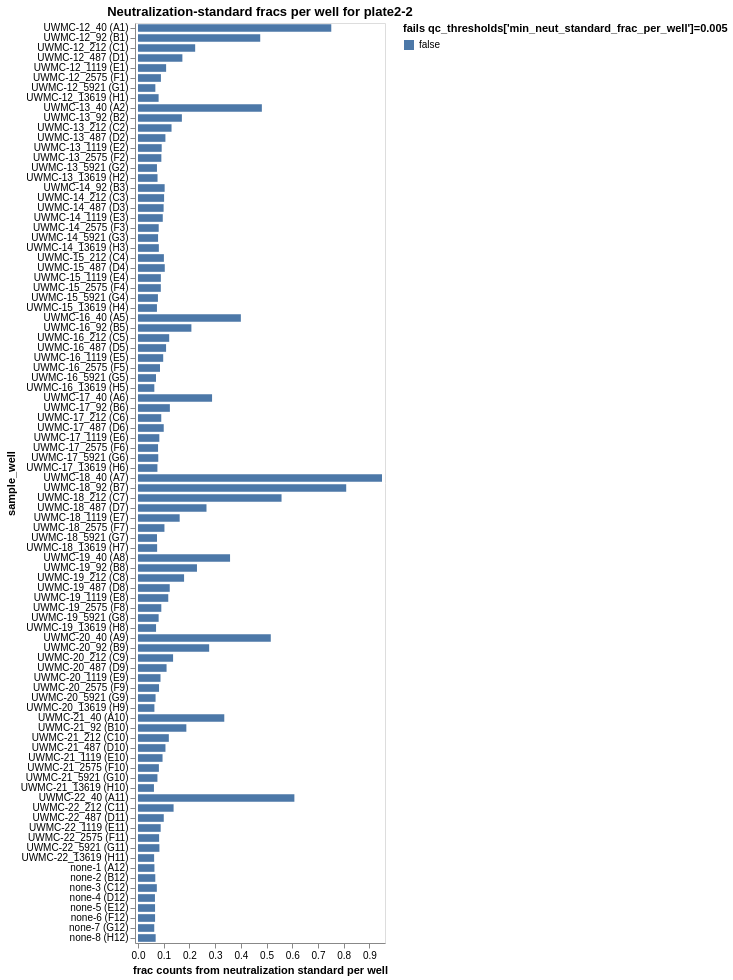

This figure's notebook cell:
### Markdown cell above
## Fraction of counts from neutralization standard
Determine the fraction of counts from the neutralization standard in each sample, and make sure this fraction passess the QC threshold.

### Code cell
neut_standard_fracs = (
    counts.assign(
        neut_standard_count=lambda x: x["count"] * x["neut_standard"].astype(int)
    )
    .groupby(
        ["well", "serum_replicate", "sample_well"],
        dropna=False,
        as_index=False,
    )
    .aggregate(
        total_count=pd.NamedAgg("count", "sum"),
        neut_standard_count=pd.NamedAgg("neut_standard_count", "sum"),
    )
    .assign(
        neut_standard_frac=lambda x: x["neut_standard_count"] / x["total_count"],
        fails_qc=lambda x: (
            x["neut_standard_frac"] < qc_thresholds["min_neut_standard_frac_per_well"]
        ),
    )
)

neut_standard_fracs_chart = (
    alt.Chart(neut_standard_fracs)
    .add_params(serum_selection)
    .transform_filter(serum_selection)
    .encode(
        alt.X(
            "neut_standard_frac",
            title="frac counts from neutralization standard per well",
            scale=alt.Scale(nice=False, padding=3),
        ),
        alt.Y("sample_well", sort=sample_wells),
        alt.Color(
            "fails_qc",
            title=f"fails {qc_thresholds['min_neut_standard_frac_per_well']=}",
            legend=alt.Legend(titleLimit=500),
        ),
        tooltip=[
            alt.Tooltip(c, format=".3g") if neut_standard_fracs[c].dtype == float else c
            for c in neut_standard_fracs.columns
        ],
    )
    .mark_bar(height={"band": 0.85})
    .properties(
        height=alt.Step(10),
        width=250,
        title=f"Neutralization-standard fracs per well for {plate}",
    )
    .configure_axis(grid=False)
    .configure_legend(titleLimit=1000)
)

display(neut_standard_fracs_chart)

### Figure 1 — Vega-Lite specification as saved in the notebook (floating-point values rounded to 4 significant figures; data arrays with more than 128 entries replaced by an {"elided": "..."} marker saying what was removed)
{"config": {"view": {"continuousWidth": 300, "continuousHeight": 300}, "axis": {"grid": false}, "legend": {"titleLimit": 1000}}, "data": {"name": "data-386d30015a6f11c57cd5ae0dfd778e05"}, "mark": {"type": "bar", "height": {"band": 0.85}}, "encoding": {"color": {"field": "fails_qc", "legend": {"titleLimit": 500}, "title": "fails qc_thresholds['min_neut_standard_frac_per_well']=0.005", "type": "nominal"}, "tooltip": [{"field": "well", "type": "nominal"}, {"field": "serum_replicate", "type": "nominal"}, {"field": "sample_well", "type": "nominal"}, {"field": "total_count", "type": "quantitative"}, {"field": "neut_standard_count", "type": "quantitative"}, {"field": "neut_standard_frac", "format": ".3g", "type": "quantitative"}, {"field": "fails_qc", "type": "nominal"}], "x": {"field": "neut_standard_frac", "scale": {"nice": false, "padding": 3}, "title": "frac counts from neutralization standard per well", "type": "quantitative"}, "y": {"field": "sample_well", "sort": {"elided": "480 str values"}, "type": "nominal"}}, "height": {"step": 10}, "params": [{"name": "param_1", "select": {"type": "point", "fields": ["serum_replicate"]}, "bind": {"input": "select", "options": [null, "UWMC-12", "UWMC-13", "UWMC-14", "UWMC-15", "UWMC-16", "UWMC-17", "UWMC-18", "UWMC-19", "UWMC-20", "UWMC-21", "UWMC-22", "none-1", "none-2", "none-3", "none-4", "none-5", "none-6", "none-7", "none-8"], "labels": ["all", "UWMC-12", "UWMC-13", "UWMC-14", "UWMC-15", "UWMC-16", "UWMC-17", "UWMC-18", "UWMC-19", "UWMC-20", "UWMC-21", "UWMC-22", "none-1", "none-2", "none-3", "none-4", "none-5", "none-6", "none-7", "none-8"], "name": "serum"}}], "title": "Neutralization-standard fracs per well for plate2-2", "transform": [{"filter": {"param": "param_1"}}], "width": 250, "$schema": "https://vega.github.io/schema/vega-lite/v5.20.1.json", "datasets": {"data-386d30015a6f11c57cd5ae0dfd778e05": [{"well": "A1", "serum_replicate": "UWMC-12", "sample_well": "UWMC-12_40 (A1)", "total_count": 453179, "neut_standard_count": 340645, "neut_standard_frac": 0.7517, "fails_qc": false}, {"well": "A10", "serum_replicate": "UWMC-21", "sample_well": "UWMC-21_40 (A10)", "total_count": 350068, "neut_standard_count": 117472, "neut_standard_frac": 0.3356, "fails_qc": false}, {"well": "A11", "serum_replicate": "UWMC-22", "sample_well": "UWMC-22_40 (A11)", "total_count": 1069916, "neut_standard_count": 650702, "neut_standard_frac": 0.6082, "fails_qc": false}, {"well": "A12", "serum_replicate": "none-1", "sample_well": "none-1 (A12)", "total_count": 3166566, "neut_standard_count": 202371, "neut_standard_frac": 0.06391, "fails_qc": false}, {"well": "A2", "serum_replicate": "UWMC-13", "sample_well": "UWMC-13_40 (A2)", "total_count": 609985, "neut_standard_count": 293825, "neut_standard_frac": 0.4817, "fails_qc": false}, {"well": "A5", "serum_replicate": "UWMC-16", "sample_well": "UWMC-16_40 (A5)", "total_count": 1290617, "neut_standard_count": 516263, "neut_standard_frac": 0.4, "fails_qc": false}, {"well": "A6", "serum_replicate": "UWMC-17", "sample_well": "UWMC-17_40 (A6)", "total_count": 899702, "neut_standard_count": 259153, "neut_standard_frac": 0.288, "fails_qc": false}, {"well": "A7", "serum_replicate": "UWMC-18", "sample_well": "UWMC-18_40 (A7)", "total_count": 805539, "neut_standard_count": 764408, "neut_standard_frac": 0.9489, "fails_qc": false}, {"well": "A8", "serum_replicate": "UWMC-19", "sample_well": "UWMC-19_40 (A8)", "total_count": 644207, "neut_standard_count": 230639, "neut_standard_frac": 0.358, "fails_qc": false}, {"well": "A9", "serum_replicate": "UWMC-20", "sample_well": "UWMC-20_40 (A9)", "total_count": 825768, "neut_standard_count": 426421, "neut_standard_frac": 0.5164, "fails_qc": false}, {"well": "B1", "serum_replicate": "UWMC-12", "sample_well": "UWMC-12_92 (B1)", "total_count": 2054825, "neut_standard_count": 976728, "neut_standard_frac": 0.4753, "fails_qc": false}, {"well": "B10", "serum_replicate": "UWMC-21", "sample_well": "UWMC-21_92 (B10)", "total_count": 724106, "neut_standard_count": 136142, "neut_standard_frac": 0.188, "fails_qc": false}, {"well": "B12", "serum_replicate": "none-2", "sample_well": "none-2 (B12)", "total_count": 1537453, "neut_standard_count": 103417, "neut_standard_frac": 0.06727, "fails_qc": false}, {"well": "B2", "serum_replicate": "UWMC-13", "sample_well": "UWMC-13_92 (B2)", "total_count": 2825606, "neut_standard_count": 482208, "neut_standard_frac": 0.1707, "fails_qc": false}, {"well": "B3", "serum_replicate": "UWMC-14", "sample_well": "UWMC-14_92 (B3)", "total_count": 185664, "neut_standard_count": 19243, "neut_standard_frac": 0.1036, "fails_qc": false}, {"well": "B5", "serum_replicate": "UWMC-16", "sample_well": "UWMC-16_92 (B5)", "total_count": 906124, "neut_standard_count": 188157, "neut_standard_frac": 0.2077, "fails_qc": false}, {"well": "B6", "serum_replicate": "UWMC-17", "sample_well": "UWMC-17_92 (B6)", "total_count": 302930, "neut_standard_count": 37554, "neut_standard_frac": 0.124, "fails_qc": false}, {"well": "B7", "serum_replicate": "UWMC-18", "sample_well": "UWMC-18_92 (B7)", "total_count": 433581, "neut_standard_count": 351083, "neut_standard_frac": 0.8097, "fails_qc": false}, {"well": "B8", "serum_replicate": "UWMC-19", "sample_well": "UWMC-19_92 (B8)", "total_count": 690829, "neut_standard_count": 158426, "neut_standard_frac": 0.2293, "fails_qc": false}, {"well": "B9", "serum_replicate": "UWMC-20", "sample_well": "UWMC-20_92 (B9)", "total_count": 2403395, "neut_standard_count": 665240, "neut_standard_frac": 0.2768, "fails_qc": false}, {"well": "C1", "serum_replicate": "UWMC-12", "sample_well": "UWMC-12_212 (C1)", "total_count": 3179855, "neut_standard_count": 707028, "neut_standard_frac": 0.2223, "fails_qc": false}, {"well": "C10", "serum_replicate": "UWMC-21", "sample_well": "UWMC-21_212 (C10)", "total_count": 717374, "neut_standard_count": 86015, "neut_standard_frac": 0.1199, "fails_qc": false}, {"well": "C11", "serum_replicate": "UWMC-22", "sample_well": "UWMC-22_212 (C11)", "total_count": 1569837, "neut_standard_count": 217328, "neut_standard_frac": 0.1384, "fails_qc": false}, {"well": "C12", "serum_replicate": "none-3", "sample_well": "none-3 (C12)", "total_count": 1209067, "neut_standard_count": 88514, "neut_standard_frac": 0.07321, "fails_qc": false}, {"well": "C2", "serum_replicate": "UWMC-13", "sample_well": "UWMC-13_212 (C2)", "total_count": 2101297, "neut_standard_count": 274068, "neut_standard_frac": 0.1304, "fails_qc": false}, {"well": "C3", "serum_replicate": "UWMC-14", "sample_well": "UWMC-14_212 (C3)", "total_count": 305715, "neut_standard_count": 31024, "neut_standard_frac": 0.1015, "fails_qc": false}, {"well": "C4", "serum_replicate": "UWMC-15", "sample_well": "UWMC-15_212 (C4)", "total_count": 294320, "neut_standard_count": 29635, "neut_standard_frac": 0.1007, "fails_qc": false}, {"well": "C5", "serum_replicate": "UWMC-16", "sample_well": "UWMC-16_212 (C5)", "total_count": 1632481, "neut_standard_count": 198089, "neut_standard_frac": 0.1213, "fails_qc": false}, {"well": "C6", "serum_replicate": "UWMC-17", "sample_well": "UWMC-17_212 (C6)", "total_count": 805067, "neut_standard_count": 72826, "neut_standard_frac": 0.09046, "fails_qc": false}, {"well": "C7", "serum_replicate": "UWMC-18", "sample_well": "UWMC-18_212 (C7)", "total_count": 572945, "neut_standard_count": 319854, "neut_standard_frac": 0.5583, "fails_qc": false}, {"well": "C8", "serum_replicate": "UWMC-19", "sample_well": "UWMC-19_212 (C8)", "total_count": 704504, "neut_standard_count": 126241, "neut_standard_frac": 0.1792, "fails_qc": false}, {"well": "C9", "serum_replicate": "UWMC-20", "sample_well": "UWMC-20_212 (C9)", "total_count": 1290444, "neut_standard_count": 176047, "neut_standard_frac": 0.1364, "fails_qc": false}, {"well": "D1", "serum_replicate": "UWMC-12", "sample_well": "UWMC-12_487 (D1)", "total_count": 756308, "neut_standard_count": 130540, "neut_standard_frac": 0.1726, "fails_qc": false}, {"well": "D10", "serum_replicate": "UWMC-21", "sample_well": "UWMC-21_487 (D10)", "total_count": 1716957, "neut_standard_count": 183390, "neut_standard_frac": 0.1068, "fails_qc": false}, {"well": "D11", "serum_replicate": "UWMC-22", "sample_well": "UWMC-22_487 (D11)", "total_count": 935324, "neut_standard_count": 93741, "neut_standard_frac": 0.1002, "fails_qc": false}, {"well": "D12", "serum_replicate": "none-4", "sample_well": "none-4 (D12)", "total_count": 1118742, "neut_standard_count": 73761, "neut_standard_frac": 0.06593, "fails_qc": false}, {"well": "D2", "serum_replicate": "UWMC-13", "sample_well": "UWMC-13_487 (D2)", "total_count": 2064629, "neut_standard_count": 220112, "neut_standard_frac": 0.1066, "fails_qc": false}, {"well": "D3", "serum_replicate": "UWMC-14", "sample_well": "UWMC-14_487 (D3)", "total_count": 798929, "neut_standard_count": 79592, "neut_standard_frac": 0.09962, "fails_qc": false}, {"well": "D4", "serum_replicate": "UWMC-15", "sample_well": "UWMC-15_487 (D4)", "total_count": 958430, "neut_standard_count": 99807, "neut_standard_frac": 0.1041, "fails_qc": false}, {"well": "D5", "serum_replicate": "UWMC-16", "sample_well": "UWMC-16_487 (D5)", "total_count": 628488, "neut_standard_count": 68620, "neut_standard_frac": 0.1092, "fails_qc": false}, {"well": "D6", "serum_replicate": "UWMC-17", "sample_well": "UWMC-17_487 (D6)", "total_count": 644195, "neut_standard_count": 64478, "neut_standard_frac": 0.1001, "fails_qc": false}, {"well": "D7", "serum_replicate": "UWMC-18", "sample_well": "UWMC-18_487 (D7)", "total_count": 457865, "neut_standard_count": 121959, "neut_standard_frac": 0.2664, "fails_qc": false}, {"well": "D8", "serum_replicate": "UWMC-19", "sample_well": "UWMC-19_487 (D8)", "total_count": 1122877, "neut_standard_count": 138611, "neut_standard_frac": 0.1234, "fails_qc": false}, {"well": "D9", "serum_replicate": "UWMC-20", "sample_well": "UWMC-20_487 (D9)", "total_count": 1129140, "neut_standard_count": 125440, "neut_standard_frac": 0.1111, "fails_qc": false}, {"well": "E1", "serum_replicate": "UWMC-12", "sample_well": "UWMC-12_1119 (E1)", "total_count": 1003499, "neut_standard_count": 109726, "neut_standard_frac": 0.1093, "fails_qc": false}, {"well": "E10", "serum_replicate": "UWMC-21", "sample_well": "UWMC-21_1119 (E10)", "total_count": 2219168, "neut_standard_count": 211850, "neut_standard_frac": 0.09546, "fails_qc": false}, {"well": "E11", "serum_replicate": "UWMC-22", "sample_well": "UWMC-22_1119 (E11)", "total_count": 1380188, "neut_standard_count": 121744, "neut_standard_frac": 0.08821, "fails_qc": false}, {"well": "E12", "serum_replicate": "none-5", "sample_well": "none-5 (E12)", "total_count": 2134647, "neut_standard_count": 141608, "neut_standard_frac": 0.06634, "fails_qc": false}, {"well": "E2", "serum_replicate": "UWMC-13", "sample_well": "UWMC-13_1119 (E2)", "total_count": 2034052, "neut_standard_count": 187427, "neut_standard_frac": 0.09214, "fails_qc": false}, {"well": "E3", "serum_replicate": "UWMC-14", "sample_well": "UWMC-14_1119 (E3)", "total_count": 1505273, "neut_standard_count": 145030, "neut_standard_frac": 0.09635, "fails_qc": false}, {"well": "E4", "serum_replicate": "UWMC-15", "sample_well": "UWMC-15_1119 (E4)", "total_count": 1379876, "neut_standard_count": 122679, "neut_standard_frac": 0.08891, "fails_qc": false}, {"well": "E5", "serum_replicate": "UWMC-16", "sample_well": "UWMC-16_1119 (E5)", "total_count": 961412, "neut_standard_count": 94229, "neut_standard_frac": 0.09801, "fails_qc": false}, {"well": "E6", "serum_replicate": "UWMC-17", "sample_well": "UWMC-17_1119 (E6)", "total_count": 502905, "neut_standard_count": 41721, "neut_standard_frac": 0.08296, "fails_qc": false}, {"well": "E7", "serum_replicate": "UWMC-18", "sample_well": "UWMC-18_1119 (E7)", "total_count": 669559, "neut_standard_count": 108522, "neut_standard_frac": 0.1621, "fails_qc": false}, {"well": "E8", "serum_replicate": "UWMC-19", "sample_well": "UWMC-19_1119 (E8)", "total_count": 989347, "neut_standard_count": 116445, "neut_standard_frac": 0.1177, "fails_qc": false}, {"well": "E9", "serum_replicate": "UWMC-20", "sample_well": "UWMC-20_1119 (E9)", "total_count": 1309015, "neut_standard_count": 114558, "neut_standard_frac": 0.08751, "fails_qc": false}, {"well": "F1", "serum_replicate": "UWMC-12", "sample_well": "UWMC-12_2575 (F1)", "total_count": 818618, "neut_standard_count": 72965, "neut_standard_frac": 0.08913, "fails_qc": false}, {"well": "F10", "serum_replicate": "UWMC-21", "sample_well": "UWMC-21_2575 (F10)", "total_count": 2478549, "neut_standard_count": 201387, "neut_standard_frac": 0.08125, "fails_qc": false}, {"well": "F11", "serum_replicate": "UWMC-22", "sample_well": "UWMC-22_2575 (F11)", "total_count": 2376843, "neut_standard_count": 195186, "neut_standard_frac": 0.08212, "fails_qc": false}, {"well": "F12", "serum_replicate": "none-6", "sample_well": "none-6 (F12)", "total_count": 2407931, "neut_standard_count": 159879, "neut_standard_frac": 0.0664, "fails_qc": false}, {"well": "F2", "serum_replicate": "UWMC-13", "sample_well": "UWMC-13_2575 (F2)", "total_count": 431474, "neut_standard_count": 39188, "neut_standard_frac": 0.09082, "fails_qc": false}, {"well": "F3", "serum_replicate": "UWMC-14", "sample_well": "UWMC-14_2575 (F3)", "total_count": 1041300, "neut_standard_count": 83887, "neut_standard_frac": 0.08056, "fails_qc": false}, {"well": "F4", "serum_replicate": "UWMC-15", "sample_well": "UWMC-15_2575 (F4)", "total_count": 1938329, "neut_standard_count": 171986, "neut_standard_frac": 0.08873, "fails_qc": false}, {"well": "F5", "serum_replicate": "UWMC-16", "sample_well": "UWMC-16_2575 (F5)", "total_count": 1001529, "neut_standard_count": 85805, "neut_standard_frac": 0.08567, "fails_qc": false}, {"well": "F6", "serum_replicate": "UWMC-17", "sample_well": "UWMC-17_2575 (F6)", "total_count": 890461, "neut_standard_count": 69461, "neut_standard_frac": 0.07801, "fails_qc": false}, {"well": "F7", "serum_replicate": "UWMC-18", "sample_well": "UWMC-18_2575 (F7)", "total_count": 1226141, "neut_standard_count": 126118, "neut_standard_frac": 0.1029, "fails_qc": false}, {"well": "F8", "serum_replicate": "UWMC-19", "sample_well": "UWMC-19_2575 (F8)", "total_count": 2380976, "neut_standard_count": 215873, "neut_standard_frac": 0.09067, "fails_qc": false}, {"well": "F9", "serum_replicate": "UWMC-20", "sample_well": "UWMC-20_2575 (F9)", "total_count": 2426999, "neut_standard_count": 198639, "neut_standard_frac": 0.08185, "fails_qc": false}, {"well": "G1", "serum_replicate": "UWMC-12", "sample_well": "UWMC-12_5921 (G1)", "total_count": 1661012, "neut_standard_count": 112106, "neut_standard_frac": 0.06749, "fails_qc": false}, {"well": "G10", "serum_replicate": "UWMC-21", "sample_well": "UWMC-21_5921 (G10)", "total_count": 1707179, "neut_standard_count": 129052, "neut_standard_frac": 0.07559, "fails_qc": false}, {"well": "G11", "serum_replicate": "UWMC-22", "sample_well": "UWMC-22_5921 (G11)", "total_count": 1210139, "neut_standard_count": 100781, "neut_standard_frac": 0.08328, "fails_qc": false}, {"well": "G12", "serum_replicate": "none-7", "sample_well": "none-7 (G12)", "total_count": 1385309, "neut_standard_count": 87575, "neut_standard_frac": 0.06322, "fails_qc": false}, {"well": "G2", "serum_replicate": "UWMC-13", "sample_well": "UWMC-13_5921 (G2)", "total_count": 3654766, "neut_standard_count": 269485, "neut_standard_frac": 0.07374, "fails_qc": false}, {"well": "G3", "serum_replicate": "UWMC-14", "sample_well": "UWMC-14_5921 (G3)", "total_count": 3954461, "neut_standard_count": 308688, "neut_standard_frac": 0.07806, "fails_qc": false}, {"well": "G4", "serum_replicate": "UWMC-15", "sample_well": "UWMC-15_5921 (G4)", "total_count": 2335918, "neut_standard_count": 181102, "neut_standard_frac": 0.07753, "fails_qc": false}, {"well": "G5", "serum_replicate": "UWMC-16", "sample_well": "UWMC-16_5921 (G5)", "total_count": 1835659, "neut_standard_count": 128529, "neut_standard_frac": 0.07002, "fails_qc": false}, {"well": "G6", "serum_replicate": "UWMC-17", "sample_well": "UWMC-17_5921 (G6)", "total_count": 1008194, "neut_standard_count": 79492, "neut_standard_frac": 0.07885, "fails_qc": false}, {"well": "G7", "serum_replicate": "UWMC-18", "sample_well": "UWMC-18_5921 (G7)", "total_count": 1290469, "neut_standard_count": 95229, "neut_standard_frac": 0.07379, "fails_qc": false}, {"well": "G8", "serum_replicate": "UWMC-19", "sample_well": "UWMC-19_5921 (G8)", "total_count": 1163633, "neut_standard_count": 93425, "neut_standard_frac": 0.08029, "fails_qc": false}, {"well": "G9", "serum_replicate": "UWMC-20", "sample_well": "UWMC-20_5921 (G9)", "total_count": 1489582, "neut_standard_count": 101800, "neut_standard_frac": 0.06834, "fails_qc": false}, {"well": "H1", "serum_replicate": "UWMC-12", "sample_well": "UWMC-12_13619 (H1)", "total_count": 947248, "neut_standard_count": 75939, "neut_standard_frac": 0.08017, "fails_qc": false}, {"well": "H10", "serum_replicate": "UWMC-21", "sample_well": "UWMC-21_13619 (H10)", "total_count": 2906505, "neut_standard_count": 180344, "neut_standard_frac": 0.06205, "fails_qc": false}, {"well": "H11", "serum_replicate": "UWMC-22", "sample_well": "UWMC-22_13619 (H11)", "total_count": 3091115, "neut_standard_count": 193859, "neut_standard_frac": 0.06271, "fails_qc": false}, {"well": "H12", "serum_replicate": "none-8", "sample_well": "none-8 (H12)", "total_count": 1824928, "neut_standard_count": 125328, "neut_standard_frac": 0.06868, "fails_qc": false}, {"well": "H2", "serum_replicate": "UWMC-13", "sample_well": "UWMC-13_13619 (H2)", "total_count": 1325087, "neut_standard_count": 100672, "neut_standard_frac": 0.07597, "fails_qc": false}, {"well": "H3", "serum_replicate": "UWMC-14", "sample_well": "UWMC-14_13619 (H3)", "total_count": 1167346, "neut_standard_count": 94666, "neut_standard_frac": 0.0811, "fails_qc": false}, {"well": "H4", "serum_replicate": "UWMC-15", "sample_well": "UWMC-15_13619 (H4)", "total_count": 1023830, "neut_standard_count": 75423, "neut_standard_frac": 0.07367, "fails_qc": false}, {"well": "H5", "serum_replicate": "UWMC-16", "sample_well": "UWMC-16_13619 (H5)", "total_count": 1331275, "neut_standard_count": 84575, "neut_standard_frac": 0.06353, "fails_qc": false}, {"well": "H6", "serum_replicate": "UWMC-17", "sample_well": "UWMC-17_13619 (H6)", "total_count": 2409302, "neut_standard_count": 181940, "neut_standard_frac": 0.07552, "fails_qc": false}, {"well": "H7", "serum_replicate": "UWMC-18", "sample_well": "UWMC-18_13619 (H7)", "total_count": 988286, "neut_standard_count": 73525, "neut_standard_frac": 0.0744, "fails_qc": false}, {"well": "H8", "serum_replicate": "UWMC-19", "sample_well": "UWMC-19_13619 (H8)", "total_count": 2689070, "neut_standard_count": 188857, "neut_standard_frac": 0.07023, "fails_qc": false}, {"well": "H9", "serum_replicate": "UWMC-20", "sample_well": "UWMC-20_13619 (H9)", "total_count": 1789252, "neut_standard_count": 114153, "neut_standard_frac": 0.0638, "fails_qc": false}]}}
